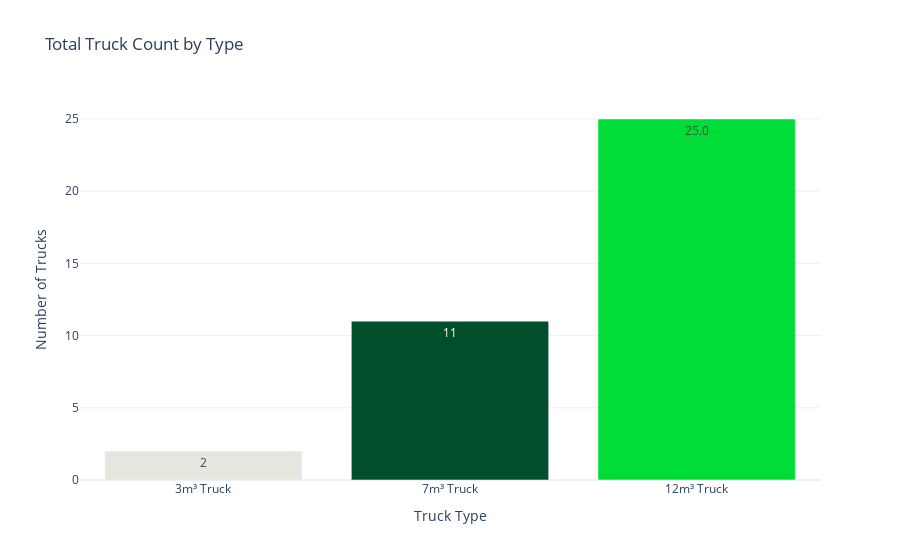

Notebook code cell kept with this figure:
### Code cell
import pandas as pd
import plotly.graph_objects as go

# Hilfsspalte für den Rest berechnen (Was passt nicht in volle 12er Ladungen?)
df_single_day['Remainder'] = df_single_day['Volume'] % 12

# 1. Anzahl 12m³ Trucks:
# Das sind alle vollen Ladungen (Ganzzahl-Division //)
# PLUS ein weiterer 12er, falls der Rest > 7m³ ist (da er nicht in den 7er passt)
df_single_day['Count_12'] = (df_single_day['Volume'] // 12) + (df_single_day['Remainder'] > 7).astype(int)

# 2. Anzahl 7m³ Trucks:
# Nur wenn der Rest zwischen 3 und 7 liegt
df_single_day['Count_7'] = ((df_single_day['Remainder'] > 3) & (df_single_day['Remainder'] <= 7)).astype(int)

# 3. Anzahl 3m³ Trucks:
# Nur wenn der Rest zwischen 0 und 3 liegt
df_single_day['Count_3'] = ((df_single_day['Remainder'] > 0) & (df_single_day['Remainder'] <= 3)).astype(int)

# --- Summen bilden ---
total_12 = df_single_day['Count_12'].sum()
total_7  = df_single_day['Count_7'].sum()
total_3  = df_single_day['Count_3'].sum()

print(f"Total 12m³ Trucks: {total_12}")
print(f"Total 7m³  Trucks: {total_7}")
print(f"Total 3m³  Trucks: {total_3}")

# --- Visualisierung (Bar Chart) ---
# Ein Bar Chart ist hier besser als ein Pie Chart, um die absolute Anzahl zu vergleichen

fig = go.Figure([go.Bar(
    x=['3m³ Truck', '7m³ Truck', '12m³ Truck'],
    y=[total_3, total_7, total_12],
    text=[total_3, total_7, total_12],
    textposition='auto',
    marker_color=['#E6E6DF', '#004E2B', '#00DD39'] # Hellgrün zu Dunkelgrün
)])

fig.update_layout(
    title_text='Total Truck Count by Type',
    yaxis_title='Number of Trucks',
    xaxis_title='Truck Type',
    template='plotly_white'
)

fig.show()

### Figure 1 — Plotly figure (JSON) as saved in the notebook; plotly's stock layout.template omitted (floating-point values rounded to 4 significant figures)
{"data": [{"marker": {"color": ["#E6E6DF", "#004E2B", "#00DD39"]}, "text": ["2", "11", "25.0"], "textposition": "auto", "type": "bar", "x": ["3m³ Truck", "7m³ Truck", "12m³ Truck"], "y": [2, 11, 25]}], "layout": {"title": {"text": "Total Truck Count by Type"}, "xaxis": {"title": {"text": "Truck Type"}}, "yaxis": {"title": {"text": "Number of Trucks"}}}}
